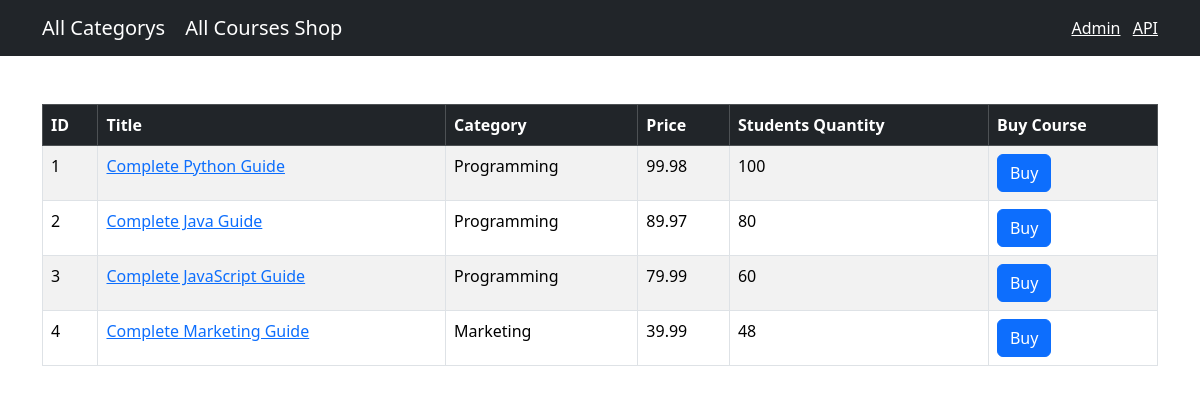
Page /shop/courses/ on the earlier database version.
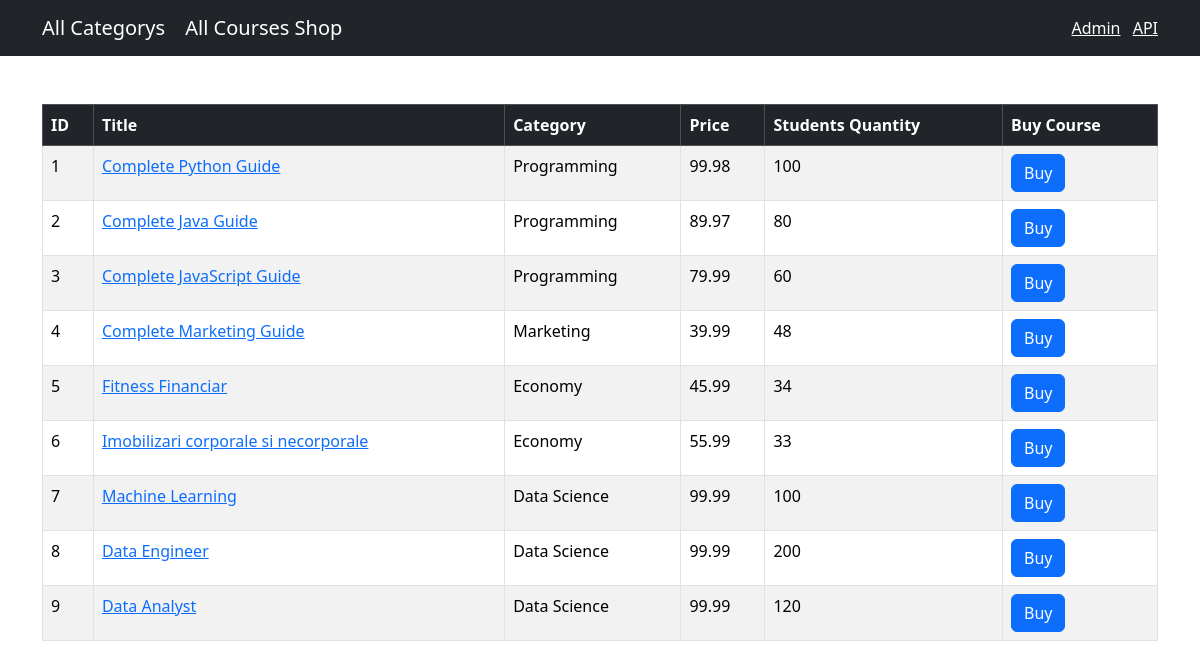
Same page on the later database version.
### shop/models.py (models this page shows, shortened)
class Course(models.Model):
    title = models.CharField(max_length=300)
    price = models.FloatField()
    students_qty = models.IntegerField()
    reviews_qty = models.IntegerField()
    category = models.ForeignKey(Category, on_delete=models.CASCADE)
    created_at = models.DateTimeField(default=timezone.now)

class Category(models.Model):
    title = models.CharField(max_length=255)
    created_at = models.DateTimeField(default=timezone.now)
    def __str__(self):
        return self.title  # adugam metoda magica ca sa vedem denumirea titlului in partea de admin

### shop/views.py (the view)
# urls.py: path('courses/', views.courses, name='courses'),
def courses(request):
    courses = Course.objects.all()
    return render(request, 'shop/courses.html', {'courses': courses})

### templates/shop/courses.html (shortened to what this page needs)
{% extends 'base.html' %}
{% block content %}
    <table class="table mt-5 table-bordered table-striped table-hover">
        <thead class="table-dark">
            <tr>
                <th>ID</th>
                <th>Title</th>
                <th>Category</th>
                <th>Price</th>
                <th>Students Quantity</th>
                <th>Buy Course</th>
            </tr>
        </thead>
        <tbody>
            {% for course in courses %}
                <tr>
                    <td>{{course.id}}</td>
                    <td>
                        <a href={% url "shop:course_selected" course.id %}>{{course.title}}</a>
                    </td>
                    <td>{{course.category}}</td>
                    <td>{{course.price}}</td>
                    <td>{{course.students_qty}}</td>
                    <td>
                        <button class="btn btn-primary">Buy</button>
                    </td>
                </tr>
            {% endfor %}
        </tbody>
    </table>
{% endblock %}

Differences in the rows shown:
added Course: id "5", title "Fitness Financiar", category "Economy", price "45.99", students_qty "34"
added Course: id "6", title "Imobilizari corporale si necorporale", category "Economy", price "55.99", students_qty "33"
added Course: id "7", title "Machine Learning", category "Data Science", price "99.99", students_qty "100"
added Course: id "8", title "Data Engineer", category "Data Science", price "99.99", students_qty "200"
added Course: id "9", title "Data Analyst", category "Data Science", price "99.99", students_qty "120"
